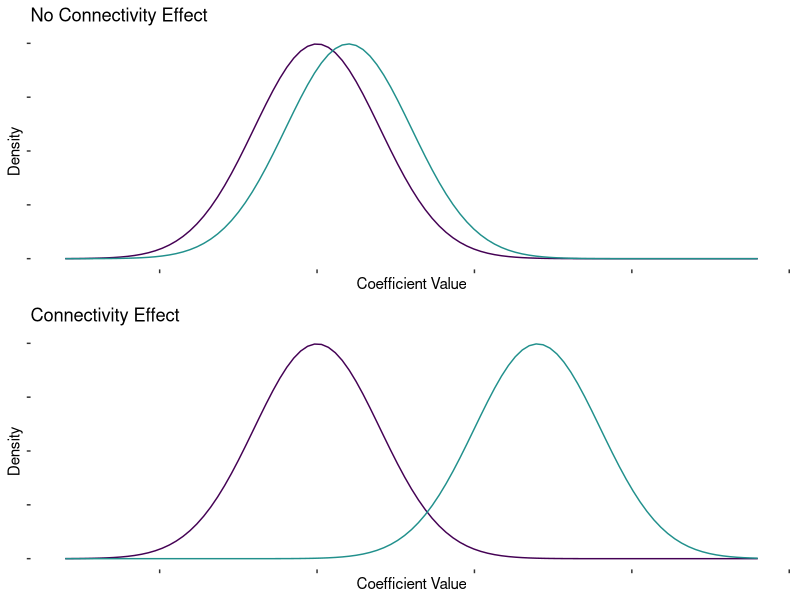
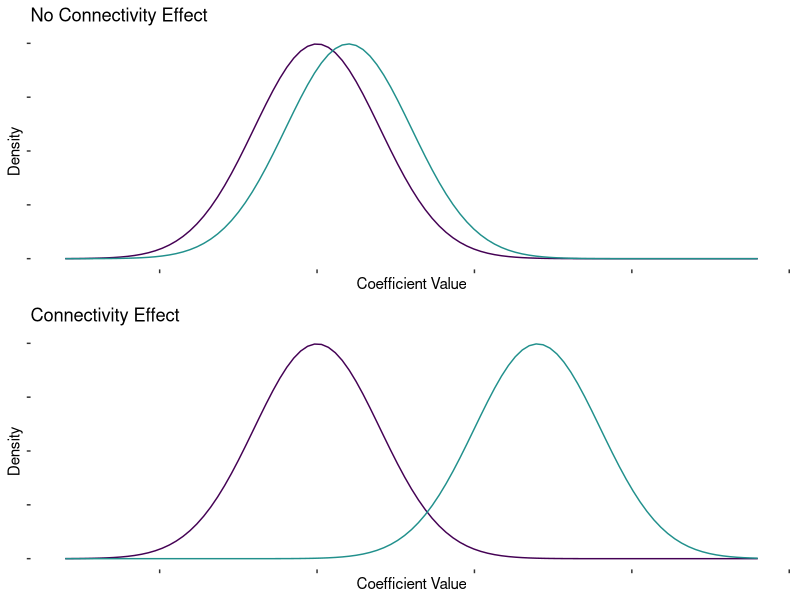

These charts were generated, in order, by the following R code:
# ---- distribution_cartoons ----

library(ggplot2)
library(cowplot)

x_values <- data.frame(x = c(-3, 3))

dnorm_shift_small <- function(x){
  dnorm(x, mean = 0.5)
}

dnorm_shift_big <- function(x){
  dnorm(x, mean = 3.5)
}

gg_base <- ggplot(x_values, aes(x)) +
  theme(axis.text = element_blank(),
        panel.background = element_rect(fill = "transparent"),
        plot.background = element_rect(
          color = "transparent",
          fill = "transparent"),
        panel.border = element_blank()) +
  ylab("Density") + xlab("Coefficient Value") +
  xlim(-4, 7)

(res <- plot_grid(
  gg_base +
    stat_function(fun = dnorm,
                  color = viridis::viridis(1, begin = 0)) +
    stat_function(fun = dnorm_shift_small,
                  color = viridis::viridis(1, begin = 0.5)) +
    ggtitle("No Connectivity Effect"),
  gg_base +
    stat_function(fun = dnorm,
                  color = viridis::viridis(1, begin = 0)) +
    stat_function(fun = dnorm_shift_big,
                  color = viridis::viridis(1, begin = 0.5)) +
    ggtitle("Connectivity Effect"),
ncol = 1))

ggsave("figures/distribution_cartoon.png", res, scale = 0.8, width = 4.125)

palette <- c(viridis::viridis(1, begin = 0.5),
      viridis::viridis(1, begin = 0))
